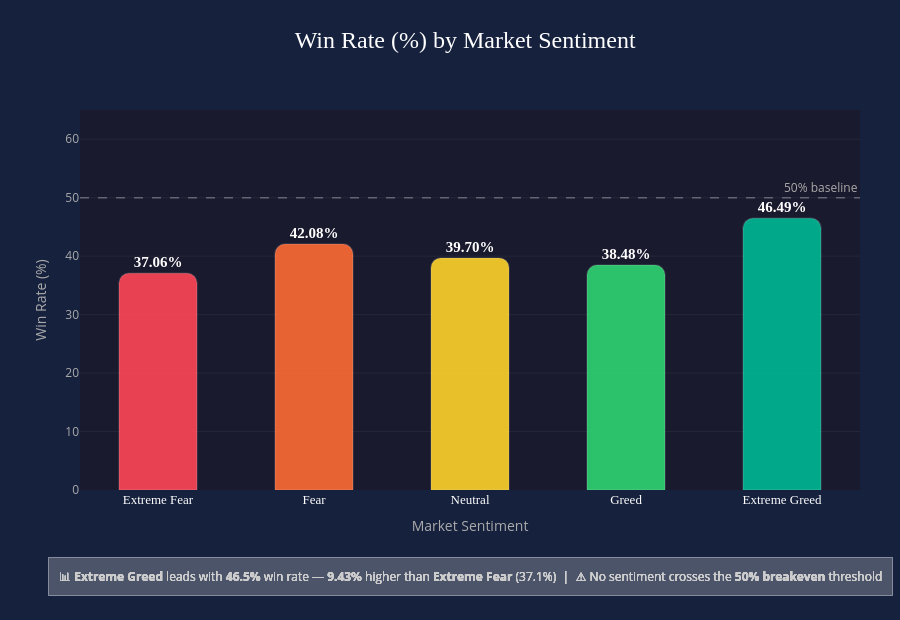

This figure's notebook cell:
### Code cell
# Visualizing win rate across different sentiment categories
# The 50% dashed line acts as a reference — above it means more wins than losses
# Helps us understand in which mood traders are most consistently profitable

import plotly.graph_objects as go
import numpy as np

sentiments = win_rate['classification'].tolist()
values = win_rate['win_rate_pct'].tolist()
colors = ['#ff4757', '#ff6b35', '#ffd32a', '#2ed573', '#00b894']
emojis = ['😨', '😟', '😐', '😊', '🤑']

# Dynamic insight text generated from actual data
best_sent = sentiments[values.index(max(values))]
worst_sent = sentiments[values.index(min(values))]
best_val = max(values)
worst_val = min(values)
diff = round(best_val - worst_val, 2)

insight_text = (
    f'📊 <b>{best_sent}</b> leads with <b>{best_val:.1f}%</b> win rate — '
    f'<b>{diff}%</b> higher than <b>{worst_sent}</b> ({worst_val:.1f}%) &nbsp;|&nbsp; '
    f'⚠️ No sentiment crosses the <b>50% breakeven</b> threshold'
)

fig = go.Figure()

for sent, val, col, emoji in zip(sentiments, values, colors, emojis):
    fig.add_trace(go.Bar(
        x=[sent],
        y=[val],
        name=sent,
        marker=dict(
            color=col,
            line=dict(color='rgba(255,255,255,0.15)', width=1.5),
            cornerradius=10,
            opacity=0.9
        ),
        text=f'<b>{val:.2f}%</b>',
        textposition='outside',
        textfont=dict(size=15, color='white', family='Arial Black'),
        width=0.5,
        # Emoji shown on hover
        hovertemplate=(
            f'<b style="font-size:20px">{emoji}</b><br>'
            f'<b>{sent}</b><br>'
            f'Win Rate: <b>{val:.2f}%</b><br>'
            f'Gap to 50%: <b>{50 - val:.2f}%</b>'
            '<extra></extra>'
        ),
        showlegend=False
    ))

# Static emoji annotations above each bar
for sent, val, emoji in zip(sentiments, values, emojis):
    fig.add_annotation(
        x=sent, y=val + 3,
        text=emoji,
        showarrow=False,
        font=dict(size=24),
        xanchor='center'
    )

fig.update_layout(
    title=dict(
        text='🎯  Win Rate (%) by Market Sentiment',
        font=dict(size=24, family='Arial Black', color='white'),
        x=0.5,
        xanchor='center',
        y=0.95
    ),
    xaxis=dict(
        title=dict(text='Market Sentiment', font=dict(size=14, color='#aaa')),
        tickfont=dict(size=13, family='Arial Bold', color='white'),
        showgrid=False,
        zeroline=False,
        categoryorder='array',
        categoryarray=sentiments
    ),
    yaxis=dict(
        title=dict(text='Win Rate (%)', font=dict(size=14, color='#aaa')),
        tickfont=dict(size=12, color='#aaa'),
        showgrid=True,
        gridcolor='rgba(255,255,255,0.05)',
        gridwidth=1,
        zeroline=False,
        range=[0, 65]
    ),
    plot_bgcolor='#1a1a2e',
    paper_bgcolor='#16213e',
    height=620,
    margin=dict(t=110, b=130, l=80, r=40),
    showlegend=False,
    hoverlabel=dict(
        bgcolor='#0f3460',
        font_size=13,
        font_color='white',
        bordercolor='rgba(255,255,255,0.2)'
    ),
    annotations=[
        dict(
            text=insight_text,
            xref='paper', yref='paper',
            x=0.5, y=-0.28,
            showarrow=False,
            font=dict(size=12, color='#ccc'),
            xanchor='center',
            bgcolor='rgba(255,255,255,0.05)',
            bordercolor='rgba(255,255,255,0.1)',
            borderwidth=1,
            borderpad=10
        )
    ]
)

# 50% reference line
fig.add_hline(
    y=50,
    line_dash='dash',
    line_color='rgba(255,255,255,0.3)',
    line_width=1.5,
    annotation_text='50% baseline',
    annotation_font_color='#aaa',
    annotation_position='top right'
)

fig.show()
fig.write_html('chart2_winrate_by_sentiment.html')

### Figure 1 — Plotly figure (JSON) as saved in the notebook; plotly's stock layout.template omitted (floating-point values rounded to 4 significant figures)
{"data": [{"hovertemplate": "<b style=\"font-size:20px\">😨</b><br><b>Extreme Fear</b><br>Win Rate: <b>37.06%</b><br>Gap to 50%: <b>12.94%</b><extra></extra>", "marker": {"color": "#ff4757", "cornerradius": 10, "line": {"color": "rgba(255,255,255,0.15)", "width": 1.5}, "opacity": 0.9}, "name": "Extreme Fear", "showlegend": false, "text": "<b>37.06%</b>", "textfont": {"color": "white", "family": "Arial Black", "size": 15}, "textposition": "outside", "type": "bar", "width": 0.5, "x": ["Extreme Fear"], "y": [37.06]}, {"hovertemplate": "<b style=\"font-size:20px\">😟</b><br><b>Fear</b><br>Win Rate: <b>42.08%</b><br>Gap to 50%: <b>7.92%</b><extra></extra>", "marker": {"color": "#ff6b35", "cornerradius": 10, "line": {"color": "rgba(255,255,255,0.15)", "width": 1.5}, "opacity": 0.9}, "name": "Fear", "showlegend": false, "text": "<b>42.08%</b>", "textfont": {"color": "white", "family": "Arial Black", "size": 15}, "textposition": "outside", "type": "bar", "width": 0.5, "x": ["Fear"], "y": [42.08]}, {"hovertemplate": "<b style=\"font-size:20px\">😐</b><br><b>Neutral</b><br>Win Rate: <b>39.70%</b><br>Gap to 50%: <b>10.30%</b><extra></extra>", "marker": {"color": "#ffd32a", "cornerradius": 10, "line": {"color": "rgba(255,255,255,0.15)", "width": 1.5}, "opacity": 0.9}, "name": "Neutral", "showlegend": false, "text": "<b>39.70%</b>", "textfont": {"color": "white", "family": "Arial Black", "size": 15}, "textposition": "outside", "type": "bar", "width": 0.5, "x": ["Neutral"], "y": [39.7]}, {"hovertemplate": "<b style=\"font-size:20px\">😊</b><br><b>Greed</b><br>Win Rate: <b>38.48%</b><br>Gap to 50%: <b>11.52%</b><extra></extra>", "marker": {"color": "#2ed573", "cornerradius": 10, "line": {"color": "rgba(255,255,255,0.15)", "width": 1.5}, "opacity": 0.9}, "name": "Greed", "showlegend": false, "text": "<b>38.48%</b>", "textfont": {"color": "white", "family": "Arial Black", "size": 15}, "textposition": "outside", "type": "bar", "width": 0.5, "x": ["Greed"], "y": [38.48]}, {"hovertemplate": "<b style=\"font-size:20px\">🤑</b><br><b>Extreme Greed</b><br>Win Rate: <b>46.49%</b><br>Gap to 50%: <b>3.51%</b><extra></extra>", "marker": {"color": "#00b894", "cornerradius": 10, "line": {"color": "rgba(255,255,255,0.15)", "width": 1.5}, "opacity": 0.9}, "name": "Extreme Greed", "showlegend": false, "text": "<b>46.49%</b>", "textfont": {"color": "white", "family": "Arial Black", "size": 15}, "textposition": "outside", "type": "bar", "width": 0.5, "x": ["Extreme Greed"], "y": [46.49]}], "layout": {"annotations": [{"bgcolor": "rgba(255,255,255,0.05)", "bordercolor": "rgba(255,255,255,0.1)", "borderpad": 10, "borderwidth": 1, "font": {"color": "#ccc", "size": 12}, "showarrow": false, "text": "📊 <b>Extreme Greed</b> leads with <b>46.5%</b> win rate — <b>9.43%</b> higher than <b>Extreme Fear</b> (37.1%) &nbsp;|&nbsp; ⚠️ No sentiment crosses the <b>50% breakeven</b> threshold", "x": 0.5, "xanchor": "center", "xref": "paper", "y": -0.28, "yref": "paper"}, {"bgcolor": "rgba(255,255,255,0.05)", "bordercolor": "rgba(255,255,255,0.1)", "borderpad": 10, "borderwidth": 1, "font": {"color": "#ccc", "size": 12}, "showarrow": false, "text": "📊 <b>Extreme Greed</b> leads with <b>46.5%</b> win rate — <b>9.43%</b> higher than <b>Extreme Fear</b> (37.1%) &nbsp;|&nbsp; ⚠️ No sentiment crosses the <b>50% breakeven</b> threshold", "x": 0.5, "xanchor": "center", "xref": "paper", "y": -0.28, "yref": "paper"}, {"bgcolor": "rgba(255,255,255,0.05)", "bordercolor": "rgba(255,255,255,0.1)", "borderpad": 10, "borderwidth": 1, "font": {"color": "#ccc", "size": 12}, "showarrow": false, "text": "📊 <b>Extreme Greed</b> leads with <b>46.5%</b> win rate — <b>9.43%</b> higher than <b>Extreme Fear</b> (37.1%) &nbsp;|&nbsp; ⚠️ No sentiment crosses the <b>50% breakeven</b> threshold", "x": 0.5, "xanchor": "center", "xref": "paper", "y": -0.28, "yref": "paper"}, {"bgcolor": "rgba(255,255,255,0.05)", "bordercolor": "rgba(255,255,255,0.1)", "borderpad": 10, "borderwidth": 1, "font": {"color": "#ccc", "size": 12}, "showarrow": false, "text": "📊 <b>Extreme Greed</b> leads with <b>46.5%</b> win rate — <b>9.43%</b> higher than <b>Extreme Fear</b> (37.1%) &nbsp;|&nbsp; ⚠️ No sentiment crosses the <b>50% breakeven</b> threshold", "x": 0.5, "xanchor": "center", "xref": "paper", "y": -0.28, "yref": "paper"}, {"bgcolor": "rgba(255,255,255,0.05)", "bordercolor": "rgba(255,255,255,0.1)", "borderpad": 10, "borderwidth": 1, "font": {"color": "#ccc", "size": 12}, "showarrow": false, "text": "📊 <b>Extreme Greed</b> leads with <b>46.5%</b> win rate — <b>9.43%</b> higher than <b>Extreme Fear</b> (37.1%) &nbsp;|&nbsp; ⚠️ No sentiment crosses the <b>50% breakeven</b> threshold", "x": 0.5, "xanchor": "center", "xref": "paper", "y": -0.28, "yref": "paper"}, {"font": {"color": "#aaa"}, "showarrow": false, "text": "50% baseline", "x": 1, "xanchor": "right", "xref": "x domain", "y": 50, "yanchor": "bottom", "yref": "y"}], "height": 620, "hoverlabel": {"bgcolor": "#0f3460", "bordercolor": "rgba(255,255,255,0.2)", "font": {"color": "white", "size": 13}}, "margin": {"b": 130, "l": 80, "r": 40, "t": 110}, "paper_bgcolor": "#16213e", "plot_bgcolor": "#1a1a2e", "shapes": [{"line": {"color": "rgba(255,255,255,0.3)", "dash": "dash", "width": 1.5}, "type": "line", "x0": 0, "x1": 1, "xref": "x domain", "y0": 50, "y1": 50, "yref": "y"}], "showlegend": false, "title": {"font": {"color": "white", "family": "Arial Black", "size": 24}, "text": "🎯  Win Rate (%) by Market Sentiment", "x": 0.5, "xanchor": "center", "y": 0.95}, "xaxis": {"categoryarray": ["Extreme Fear", "Fear", "Neutral", "Greed", "Extreme Greed"], "categoryorder": "array", "showgrid": false, "tickfont": {"color": "white", "family": "Arial Bold", "size": 13}, "title": {"font": {"color": "#aaa", "size": 14}, "text": "Market Sentiment"}, "zeroline": false}, "yaxis": {"gridcolor": "rgba(255,255,255,0.05)", "gridwidth": 1, "range": [0, 65], "showgrid": true, "tickfont": {"color": "#aaa", "size": 12}, "title": {"font": {"color": "#aaa", "size": 14}, "text": "Win Rate (%)"}, "zeroline": false}}}
